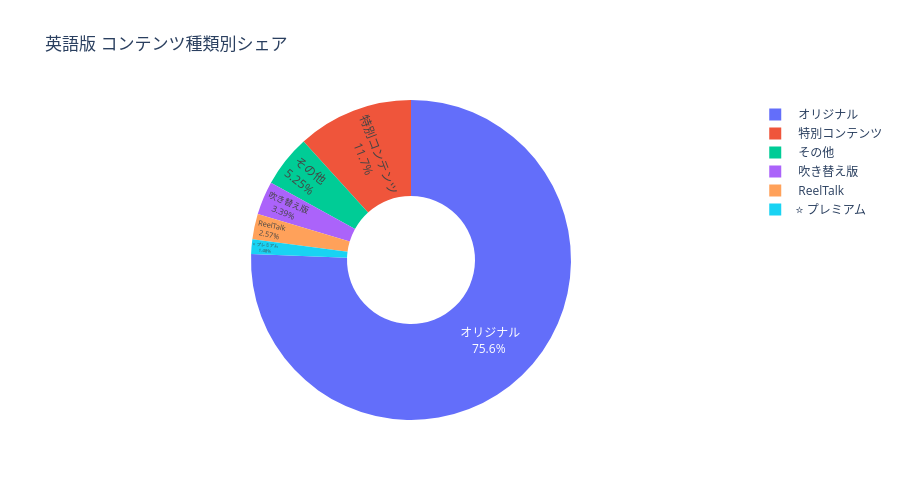

Notebook code for this chart:
### Code cell
#  英語版コンテンツ種類別分析

if len(df_en) > 0:
    content_stats = df_en.groupby('content_type').agg({
        'book_id': 'count',
        'read_count': ['sum', 'mean']
    }).reset_index()
    content_stats.columns = ['コンテンツ種類', '作品数', '総再生数', '平均再生数']
    content_stats = content_stats.sort_values('総再生数', ascending=False)
    
    print(' 英語版 コンテンツ種類別統計')
    print('=' * 80)
    for _, row in content_stats.iterrows():
        print(f"{row['コンテンツ種類']:<18} | {row['作品数']:>5}作品 | 総再生: {row['総再生数']:>13,.0f} | 平均: {row['平均再生数']:>10,.0f}")
    
    # 円グラフ
    fig = px.pie(
        content_stats,
        values='作品数',
        names='コンテンツ種類',
        title=' 英語版 コンテンツ種類別シェア',
        hole=0.4
    )
    fig.update_traces(textposition='inside', textinfo='percent+label')
    fig.update_layout(height=500)
    fig.show()

### Figure 1 — Plotly figure (JSON) as saved in the notebook; plotly's stock layout.template omitted (floating-point values rounded to 4 significant figures)
{"data": [{"domain": {"x": [0, 1], "y": [0, 1]}, "hole": 0.4, "hovertemplate": "コンテンツ種類=%{label}<br>作品数=%{value}<extra></extra>", "labels": [" オリジナル", " 特別コンテンツ", "⭐ プレミアム", " その他", " 吹き替え版", " ReelTalk"], "legendgroup": "", "name": "", "showlegend": true, "textinfo": "percent+label", "textposition": "inside", "type": "pie", "values": [1381, 214, 27, 96, 62, 47]}], "layout": {"height": 500, "legend": {"tracegroupgap": 0}, "title": {"text": " 英語版 コンテンツ種類別シェア"}}}
